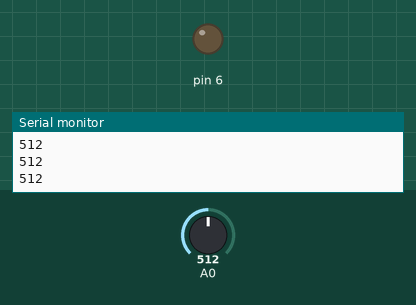
The sketch below on a simulated Arduino Uno, built with avr-gcc and run on an emulated ATmega328P. On the bench: output pins drawn as LEDs (lit = HIGH), the last lines printed to the serial monitor. The inputs (shaded band) are chosen by the test bench; at power-on: A0 = 512.

Above: at 1.2 s.
1.3 s: A0 set to 716
At 2.3 s:
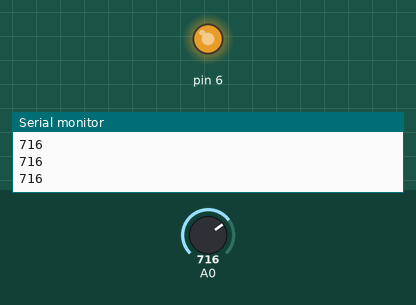
2.8 s: A0 set to 753
At 3.5 s:
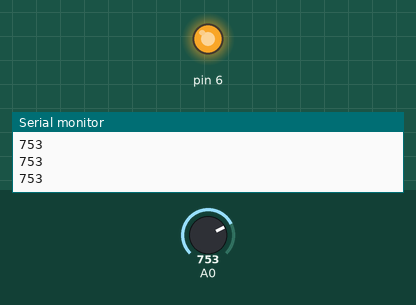
4.3 s: A0 set to 768
At 4.6 s:
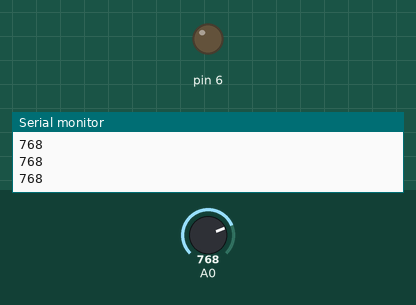
5.8 s: A0 set to 900
At 7.0 s:
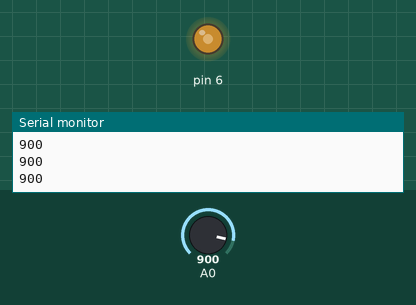
7.3 s: A0 set to 306
At 8.1 s:
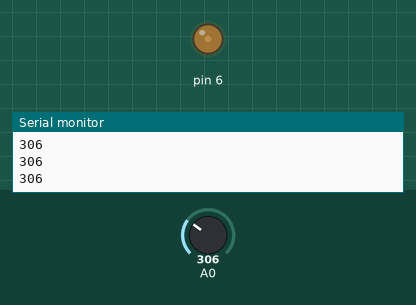
8.8 s: A0 set to 0
At 9.3 s:
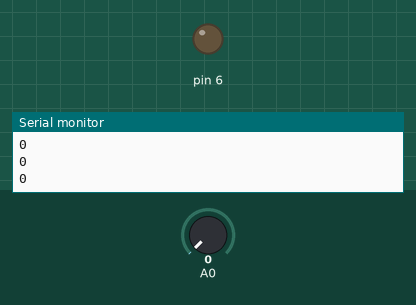
Timing chart, 0 to 11.3 s (numbered marks = the images above; inputs shaded):
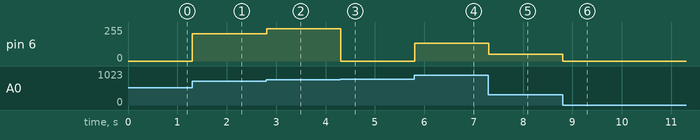

Measured:
- the behaviour switches between 767 and 768 on A0 (found by bisection; images 2 and 3)
- after the input at 1.3 s, pin 6: 0/255 → 204/255 at once
- after the input at 2.8 s, pin 6: 204/255 → 241/255 at once
- after the input at 4.3 s, pin 6: 241/255 → 0/255 at once
- after the input at 5.8 s, pin 6: 0/255 → 132/255 at once
- after the input at 7.3 s, pin 6: 132/255 → 50/255 at once
- after the input at 8.8 s, pin 6: 50/255 → 0/255 at once

The sketch:

lab5example.ino
```cpp
void setup()
{

  pinMode(6, OUTPUT);
  pinMode(A0, INPUT);
  Serial.begin(9600);

}

void loop()
{

  int sensor = analogRead(A0);
  Serial.println(sensor);
  analogWrite(6, sensor);


}
```
